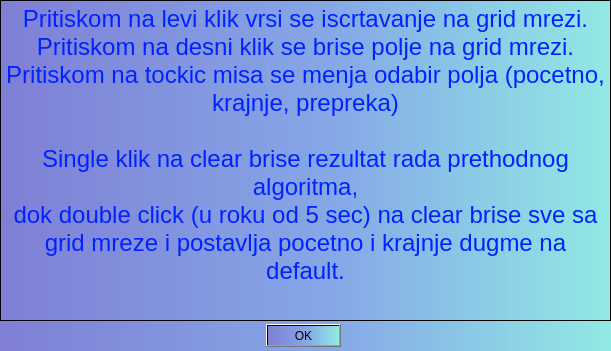
<?xml version="1.0" encoding="UTF-8"?>
<ui version="4.0">
 <class>Popup</class>
 <widget class="QDialog" name="Popup">
  <property name="geometry">
   <rect>
    <x>0</x>
    <y>0</y>
    <width>611</width>
    <height>351</height>
   </rect>
  </property>
  <property name="windowTitle">
   <string>Tutorial</string>
  </property>
  <property name="windowOpacity">
   <double>0.800000000000000</double>
  </property>
  <property name="styleSheet">
   <string notr="true">background-color: qlineargradient(spread:pad, x1:0, y1:0, x2:1, y2:0, stop:0 rgba(127, 127, 213, 1), stop:0.55 rgba(134, 168, 231, 1), stop:1 rgba(145, 234, 228, 1));</string>
  </property>
  <widget class="QDialogButtonBox" name="buttonBox">
   <property name="geometry">
    <rect>
     <x>0</x>
     <y>320</y>
     <width>341</width>
     <height>32</height>
    </rect>
   </property>
   <property name="orientation">
    <enum>Qt::Horizontal</enum>
   </property>
   <property name="standardButtons">
    <set>QDialogButtonBox::Ok</set>
   </property>
  </widget>
  <widget class="QTextBrowser" name="textBrowser">
   <property name="geometry">
    <rect>
     <x>0</x>
     <y>0</y>
     <width>611</width>
     <height>321</height>
    </rect>
   </property>
   <property name="html">
    <string>&lt;!DOCTYPE HTML PUBLIC &quot;-//W3C//DTD HTML 4.0//EN&quot; &quot;http://www.w3.org/TR/REC-html40/strict.dtd&quot;&gt;
&lt;html&gt;&lt;head&gt;&lt;meta name=&quot;qrichtext&quot; content=&quot;1&quot; /&gt;&lt;style type=&quot;text/css&quot;&gt;
p, li { white-space: pre-wrap; }
&lt;/style&gt;&lt;/head&gt;&lt;body style=&quot; font-family:'Ubuntu'; font-size:11pt; font-weight:400; font-style:normal;&quot;&gt;
&lt;p align=&quot;center&quot; style=&quot; margin-top:0px; margin-bottom:0px; margin-left:0px; margin-right:0px; -qt-block-indent:0; text-indent:0px;&quot;&gt;&lt;span style=&quot; font-family:'Ubuntu'; font-size:18pt; color:#0022ff;&quot;&gt;Pritiskom na levi klik vrsi se iscrtavanje na grid mrezi.&lt;/span&gt;&lt;/p&gt;
&lt;p align=&quot;center&quot; style=&quot; margin-top:0px; margin-bottom:0px; margin-left:0px; margin-right:0px; -qt-block-indent:0; text-indent:0px;&quot;&gt;&lt;span style=&quot; font-family:'Ubuntu'; font-size:18pt; color:#0022ff;&quot;&gt;Pritiskom na desni klik se brise polje na grid mrezi.&lt;/span&gt;&lt;/p&gt;
&lt;p align=&quot;center&quot; style=&quot; margin-top:0px; margin-bottom:0px; margin-left:0px; margin-right:0px; -qt-block-indent:0; text-indent:0px;&quot;&gt;&lt;span style=&quot; font-family:'Ubuntu'; font-size:18pt; color:#0022ff;&quot;&gt;Pritiskom na tockic misa se menja odabir polja (pocetno, krajnje, prepreka)&lt;/span&gt;&lt;/p&gt;
&lt;p align=&quot;center&quot; style=&quot;-qt-paragraph-type:empty; margin-top:0px; margin-bottom:0px; margin-left:0px; margin-right:0px; -qt-block-indent:0; text-indent:0px; font-family:'Ubuntu'; font-size:18pt; color:#0022ff;&quot;&gt;&lt;br /&gt;&lt;/p&gt;
&lt;p align=&quot;center&quot; style=&quot; margin-top:0px; margin-bottom:0px; margin-left:0px; margin-right:0px; -qt-block-indent:0; text-indent:0px;&quot;&gt;&lt;span style=&quot; font-family:'Ubuntu'; font-size:18pt; color:#0022ff;&quot;&gt;Single klik na clear brise rezultat rada prethodnog algoritma,&lt;/span&gt;&lt;/p&gt;
&lt;p align=&quot;center&quot; style=&quot; margin-top:0px; margin-bottom:0px; margin-left:0px; margin-right:0px; -qt-block-indent:0; text-indent:0px;&quot;&gt;&lt;span style=&quot; font-family:'Ubuntu'; font-size:18pt; color:#0022ff;&quot;&gt;dok double click (u roku od 5 sec) na clear brise sve sa grid mreze i postavlja pocetno i krajnje dugme na default.&lt;/span&gt;&lt;/p&gt;&lt;/body&gt;&lt;/html&gt;</string>
   </property>
  </widget>
 </widget>
 <resources/>
 <connections>
  <connection>
   <sender>buttonBox</sender>
   <signal>accepted()</signal>
   <receiver>Popup</receiver>
   <slot>accept()</slot>
   <hints>
    <hint type="sourcelabel">
     <x>248</x>
     <y>254</y>
    </hint>
    <hint type="destinationlabel">
     <x>157</x>
     <y>274</y>
    </hint>
   </hints>
  </connection>
  <connection>
   <sender>buttonBox</sender>
   <signal>rejected()</signal>
   <receiver>Popup</receiver>
   <slot>reject()</slot>
   <hints>
    <hint type="sourcelabel">
     <x>316</x>
     <y>260</y>
    </hint>
    <hint type="destinationlabel">
     <x>286</x>
     <y>274</y>
    </hint>
   </hints>
  </connection>
 </connections>
</ui>
